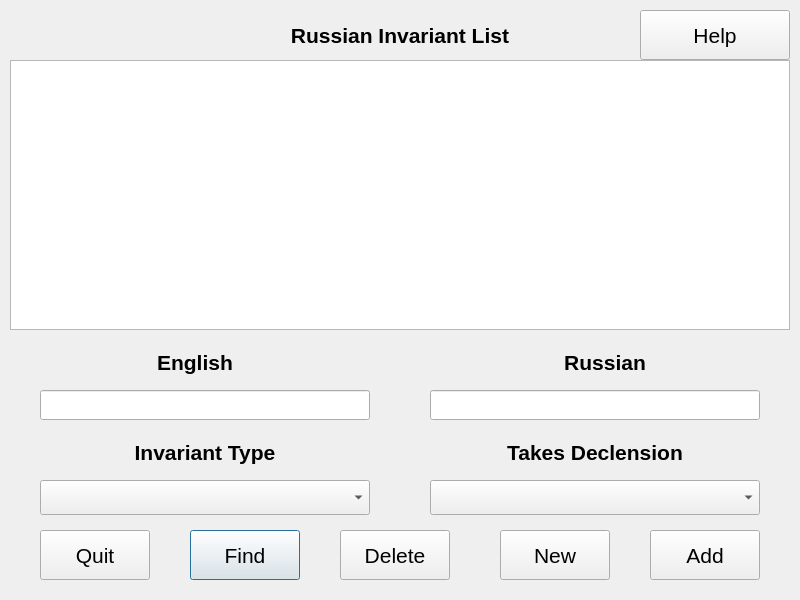
<?xml version="1.0" encoding="UTF-8"?>
<ui version="4.0">
 <class>InvarList</class>
 <widget class="QDialog" name="InvarList">
  <property name="geometry">
   <rect>
    <x>0</x>
    <y>0</y>
    <width>800</width>
    <height>600</height>
   </rect>
  </property>
  <property name="font">
   <font>
    <pointsize>16</pointsize>
   </font>
  </property>
  <property name="windowTitle">
   <string>Invariant List</string>
  </property>
  <property name="windowIcon">
   <iconset>
    <normaloff>../../../../usr/share/machinetrans/resources/logo.png</normaloff>../../../../usr/share/machinetrans/resources/logo.png</iconset>
  </property>
  <widget class="QLabel" name="titleLbl">
   <property name="geometry">
    <rect>
     <x>10</x>
     <y>20</y>
     <width>780</width>
     <height>30</height>
    </rect>
   </property>
   <property name="font">
    <font>
     <pointsize>16</pointsize>
     <weight>75</weight>
     <bold>true</bold>
    </font>
   </property>
   <property name="text">
    <string>Russian Invariant List</string>
   </property>
   <property name="alignment">
    <set>Qt::AlignCenter</set>
   </property>
  </widget>
  <widget class="QListWidget" name="itemList">
   <property name="geometry">
    <rect>
     <x>10</x>
     <y>60</y>
     <width>780</width>
     <height>270</height>
    </rect>
   </property>
  </widget>
  <widget class="LineEditRU" name="ruEdit">
   <property name="geometry">
    <rect>
     <x>430</x>
     <y>390</y>
     <width>330</width>
     <height>30</height>
    </rect>
   </property>
  </widget>
  <widget class="QLabel" name="engLbl">
   <property name="geometry">
    <rect>
     <x>30</x>
     <y>350</y>
     <width>330</width>
     <height>25</height>
    </rect>
   </property>
   <property name="font">
    <font>
     <pointsize>16</pointsize>
     <weight>75</weight>
     <bold>true</bold>
    </font>
   </property>
   <property name="text">
    <string>English</string>
   </property>
   <property name="alignment">
    <set>Qt::AlignCenter</set>
   </property>
  </widget>
  <widget class="QLabel" name="ruLbl">
   <property name="geometry">
    <rect>
     <x>440</x>
     <y>350</y>
     <width>330</width>
     <height>25</height>
    </rect>
   </property>
   <property name="font">
    <font>
     <pointsize>16</pointsize>
     <weight>75</weight>
     <bold>true</bold>
    </font>
   </property>
   <property name="text">
    <string>Russian</string>
   </property>
   <property name="alignment">
    <set>Qt::AlignCenter</set>
   </property>
  </widget>
  <widget class="QLabel" name="typeLbl">
   <property name="geometry">
    <rect>
     <x>40</x>
     <y>440</y>
     <width>330</width>
     <height>25</height>
    </rect>
   </property>
   <property name="font">
    <font>
     <pointsize>16</pointsize>
     <weight>75</weight>
     <bold>true</bold>
    </font>
   </property>
   <property name="text">
    <string>Invariant Type</string>
   </property>
   <property name="alignment">
    <set>Qt::AlignCenter</set>
   </property>
  </widget>
  <widget class="QComboBox" name="typeBox">
   <property name="geometry">
    <rect>
     <x>40</x>
     <y>480</y>
     <width>330</width>
     <height>35</height>
    </rect>
   </property>
  </widget>
  <widget class="QPushButton" name="findBttn">
   <property name="geometry">
    <rect>
     <x>190</x>
     <y>530</y>
     <width>110</width>
     <height>50</height>
    </rect>
   </property>
   <property name="text">
    <string>Find</string>
   </property>
  </widget>
  <widget class="QPushButton" name="deleteBttn">
   <property name="geometry">
    <rect>
     <x>340</x>
     <y>530</y>
     <width>110</width>
     <height>50</height>
    </rect>
   </property>
   <property name="text">
    <string>Delete</string>
   </property>
  </widget>
  <widget class="QPushButton" name="quitBttn">
   <property name="geometry">
    <rect>
     <x>40</x>
     <y>530</y>
     <width>110</width>
     <height>50</height>
    </rect>
   </property>
   <property name="text">
    <string>Quit</string>
   </property>
  </widget>
  <widget class="QPushButton" name="helpBttn">
   <property name="geometry">
    <rect>
     <x>640</x>
     <y>10</y>
     <width>150</width>
     <height>50</height>
    </rect>
   </property>
   <property name="text">
    <string>Help</string>
   </property>
  </widget>
  <widget class="LineEditEN" name="enEdit">
   <property name="geometry">
    <rect>
     <x>40</x>
     <y>390</y>
     <width>330</width>
     <height>30</height>
    </rect>
   </property>
  </widget>
  <widget class="QPushButton" name="newBttn">
   <property name="geometry">
    <rect>
     <x>500</x>
     <y>530</y>
     <width>110</width>
     <height>50</height>
    </rect>
   </property>
   <property name="text">
    <string>New</string>
   </property>
  </widget>
  <widget class="QPushButton" name="addBttn">
   <property name="geometry">
    <rect>
     <x>650</x>
     <y>530</y>
     <width>110</width>
     <height>50</height>
    </rect>
   </property>
   <property name="text">
    <string>Add</string>
   </property>
  </widget>
  <widget class="QLabel" name="declLbl">
   <property name="geometry">
    <rect>
     <x>430</x>
     <y>440</y>
     <width>330</width>
     <height>25</height>
    </rect>
   </property>
   <property name="font">
    <font>
     <pointsize>16</pointsize>
     <weight>75</weight>
     <bold>true</bold>
    </font>
   </property>
   <property name="text">
    <string>Takes Declension</string>
   </property>
   <property name="alignment">
    <set>Qt::AlignCenter</set>
   </property>
  </widget>
  <widget class="QComboBox" name="declBox">
   <property name="geometry">
    <rect>
     <x>430</x>
     <y>480</y>
     <width>330</width>
     <height>35</height>
    </rect>
   </property>
  </widget>
 </widget>
 <customwidgets>
  <customwidget>
   <class>LineEditRU</class>
   <extends>QLineEdit</extends>
   <header>machinetrans.lineeditru</header>
  </customwidget>
  <customwidget>
   <class>LineEditEN</class>
   <extends>QLineEdit</extends>
   <header>machinetrans.lineediten</header>
  </customwidget>
 </customwidgets>
 <tabstops>
  <tabstop>helpBttn</tabstop>
  <tabstop>itemList</tabstop>
  <tabstop>enEdit</tabstop>
  <tabstop>ruEdit</tabstop>
  <tabstop>typeBox</tabstop>
  <tabstop>declBox</tabstop>
  <tabstop>quitBttn</tabstop>
  <tabstop>findBttn</tabstop>
  <tabstop>deleteBttn</tabstop>
  <tabstop>newBttn</tabstop>
  <tabstop>addBttn</tabstop>
 </tabstops>
 <resources/>
 <connections/>
</ui>
